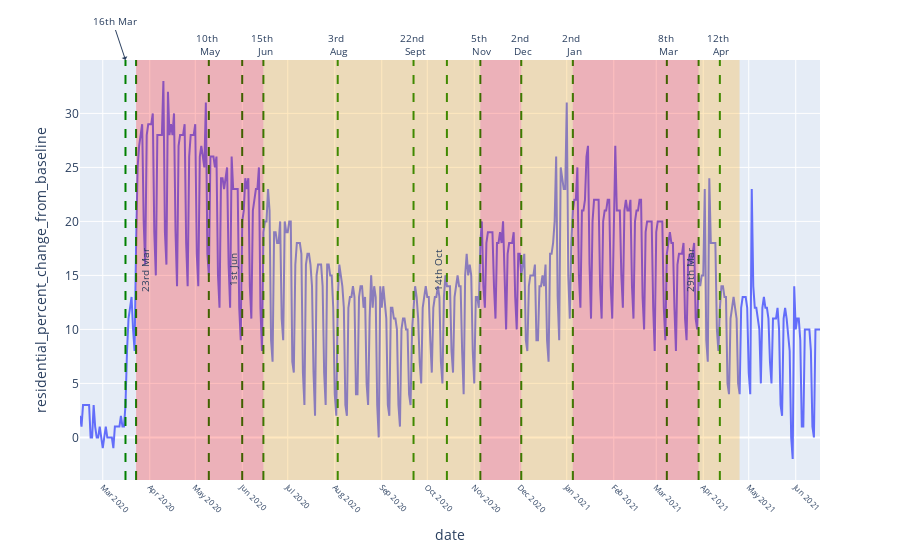

The notebook cell this image was saved under:
### Code cell
chart_dict[chart_var[5]].show()

### Figure 1 — Plotly figure (JSON) as saved in the notebook; plotly's stock layout.template omitted (floating-point values rounded to 4 significant figures; data arrays with more than 128 entries replaced by an {"elided": "..."} marker saying what was removed)
{"data": [{"hovertemplate": "date=%{x}<br>residential_percent_change_from_baseline=%{y}<extra></extra>", "legendgroup": "", "line": {"color": "#636efa", "dash": "solid"}, "mode": "lines", "name": "", "orientation": "v", "showlegend": false, "type": "scatter", "x": {"elided": "489 str values"}, "xaxis": "x", "y": {"elided": "489 float values"}, "yaxis": "y"}], "layout": {"annotations": [{"arrowhead": 1, "font": {"size": 10}, "showarrow": true, "text": "16th Mar", "textangle": 0, "x": 1584000000000.0, "xanchor": "center", "xref": "x", "y": 1, "yanchor": "bottom", "yref": "y domain"}, {"arrowhead": 1, "font": {"size": 10}, "showarrow": false, "text": "23rd Mar", "textangle": -90, "x": 1585000000000.0, "xanchor": "left", "xref": "x", "y": 0.5, "yanchor": "middle", "yref": "y domain"}, {"arrowhead": 1, "font": {"size": 10}, "showarrow": false, "text": "10th <br> May", "textangle": 0, "x": 1589000000000.0, "xanchor": "center", "xref": "x", "y": 1, "yanchor": "bottom", "yref": "y domain"}, {"arrowhead": 1, "font": {"size": 10}, "showarrow": false, "text": "1st Jun", "textangle": -90, "x": 1591000000000.0, "xanchor": "right", "xref": "x", "y": 0.5, "yanchor": "middle", "yref": "y domain"}, {"arrowhead": 1, "font": {"size": 10}, "showarrow": false, "text": "15th <br> Jun", "textangle": 0, "x": 1592000000000.0, "xanchor": "center", "xref": "x", "y": 1, "yanchor": "bottom", "yref": "y domain"}, {"arrowhead": 1, "font": {"size": 10}, "showarrow": false, "text": "14th Oct", "textangle": -90, "x": 1603000000000.0, "xanchor": "right", "xref": "x", "y": 0.5, "yanchor": "middle", "yref": "y domain"}, {"arrowhead": 1, "font": {"size": 10}, "showarrow": false, "text": "5th <br> Nov", "textangle": 0, "x": 1605000000000.0, "xanchor": "center", "xref": "x", "y": 1, "yanchor": "bottom", "yref": "y domain"}, {"arrowhead": 1, "font": {"size": 10}, "showarrow": false, "text": "22nd <br> Sept", "textangle": 0, "x": 1601000000000.0, "xanchor": "center", "xref": "x", "y": 1, "yanchor": "bottom", "yref": "y domain"}, {"arrowhead": 1, "font": {"size": 10}, "showarrow": false, "text": "2nd <br> Dec", "textangle": 0, "x": 1607000000000.0, "xanchor": "center", "xref": "x", "y": 1, "yanchor": "bottom", "yref": "y domain"}, {"arrowhead": 1, "font": {"size": 10}, "showarrow": false, "text": "3rd <br> Aug", "textangle": 0, "x": 1596000000000.0, "xanchor": "center", "xref": "x", "y": 1, "yanchor": "bottom", "yref": "y domain"}, {"arrowhead": 1, "font": {"size": 10}, "showarrow": false, "text": "2nd <br> Jan", "textangle": 0, "x": 1610000000000.0, "xanchor": "center", "xref": "x", "y": 1, "yanchor": "bottom", "yref": "y domain"}, {"arrowhead": 1, "font": {"size": 10}, "showarrow": false, "text": "8th <br> Mar", "textangle": 0, "x": 1615000000000.0, "xanchor": "center", "xref": "x", "y": 1, "yanchor": "bottom", "yref": "y domain"}, {"arrowhead": 1, "font": {"size": 10}, "showarrow": false, "text": "29th Mar", "textangle": -90, "x": 1617000000000.0, "xanchor": "right", "xref": "x", "y": 0.5, "yanchor": "middle", "yref": "y domain"}, {"arrowhead": 1, "font": {"size": 10}, "showarrow": false, "text": "12th <br> Apr", "textangle": 0, "x": 1618000000000.0, "xanchor": "center", "xref": "x", "y": 1, "yanchor": "bottom", "yref": "y domain"}], "legend": {"tracegroupgap": 0}, "margin": {"t": 60}, "shapes": [{"line": {"color": "green", "dash": "dash"}, "type": "line", "x0": 1584000000000.0, "x1": 1584000000000.0, "xref": "x", "y0": 0, "y1": 1, "yref": "y domain"}, {"line": {"color": "green", "dash": "dash"}, "type": "line", "x0": 1585000000000.0, "x1": 1585000000000.0, "xref": "x", "y0": 0, "y1": 1, "yref": "y domain"}, {"line": {"color": "green", "dash": "dash"}, "type": "line", "x0": 1589000000000.0, "x1": 1589000000000.0, "xref": "x", "y0": 0, "y1": 1, "yref": "y domain"}, {"line": {"color": "green", "dash": "dash"}, "type": "line", "x0": 1591000000000.0, "x1": 1591000000000.0, "xref": "x", "y0": 0, "y1": 1, "yref": "y domain"}, {"line": {"color": "green", "dash": "dash"}, "type": "line", "x0": 1592000000000.0, "x1": 1592000000000.0, "xref": "x", "y0": 0, "y1": 1, "yref": "y domain"}, {"line": {"color": "green", "dash": "dash"}, "type": "line", "x0": 1603000000000.0, "x1": 1603000000000.0, "xref": "x", "y0": 0, "y1": 1, "yref": "y domain"}, {"line": {"color": "green", "dash": "dash"}, "type": "line", "x0": 1605000000000.0, "x1": 1605000000000.0, "xref": "x", "y0": 0, "y1": 1, "yref": "y domain"}, {"line": {"color": "green", "dash": "dash"}, "type": "line", "x0": 1601000000000.0, "x1": 1601000000000.0, "xref": "x", "y0": 0, "y1": 1, "yref": "y domain"}, {"line": {"color": "green", "dash": "dash"}, "type": "line", "x0": 1607000000000.0, "x1": 1607000000000.0, "xref": "x", "y0": 0, "y1": 1, "yref": "y domain"}, {"line": {"color": "green", "dash": "dash"}, "type": "line", "x0": 1596000000000.0, "x1": 1596000000000.0, "xref": "x", "y0": 0, "y1": 1, "yref": "y domain"}, {"line": {"color": "green", "dash": "dash"}, "type": "line", "x0": 1610000000000.0, "x1": 1610000000000.0, "xref": "x", "y0": 0, "y1": 1, "yref": "y domain"}, {"line": {"color": "green", "dash": "dash"}, "type": "line", "x0": 1615000000000.0, "x1": 1615000000000.0, "xref": "x", "y0": 0, "y1": 1, "yref": "y domain"}, {"line": {"color": "green", "dash": "dash"}, "type": "line", "x0": 1617000000000.0, "x1": 1617000000000.0, "xref": "x", "y0": 0, "y1": 1, "yref": "y domain"}, {"line": {"color": "green", "dash": "dash"}, "type": "line", "x0": 1618000000000.0, "x1": 1618000000000.0, "xref": "x", "y0": 0, "y1": 1, "yref": "y domain"}, {"fillcolor": "red", "line": {"width": 0}, "opacity": 0.25, "type": "rect", "x0": 1585000000000.0, "x1": 1592000000000.0, "xref": "x", "y0": 0, "y1": 1, "yref": "y domain"}, {"fillcolor": "orange", "line": {"width": 0}, "opacity": 0.25, "type": "rect", "x0": 1592000000000.0, "x1": 1605000000000.0, "xref": "x", "y0": 0, "y1": 1, "yref": "y domain"}, {"fillcolor": "red", "line": {"width": 0}, "opacity": 0.25, "type": "rect", "x0": 1605000000000.0, "x1": 1607000000000.0, "xref": "x", "y0": 0, "y1": 1, "yref": "y domain"}, {"fillcolor": "orange", "line": {"width": 0}, "opacity": 0.25, "type": "rect", "x0": 1607000000000.0, "x1": 1610000000000.0, "xref": "x", "y0": 0, "y1": 1, "yref": "y domain"}, {"fillcolor": "red", "line": {"width": 0}, "opacity": 0.25, "type": "rect", "x0": 1610000000000.0, "x1": 1617000000000.0, "xref": "x", "y0": 0, "y1": 1, "yref": "y domain"}, {"fillcolor": "orange", "line": {"width": 0}, "opacity": 0.25, "type": "rect", "x0": 1617000000000.0, "x1": 1619000000000.0, "xref": "x", "y0": 0, "y1": 1, "yref": "y domain"}], "xaxis": {"anchor": "y", "domain": [0.0, 1.0], "nticks": 20, "tickangle": 45, "tickfont": {"size": 8}, "title": {"text": "date"}}, "yaxis": {"anchor": "x", "domain": [0.0, 1.0], "title": {"text": "residential_percent_change_from_baseline"}}}}
